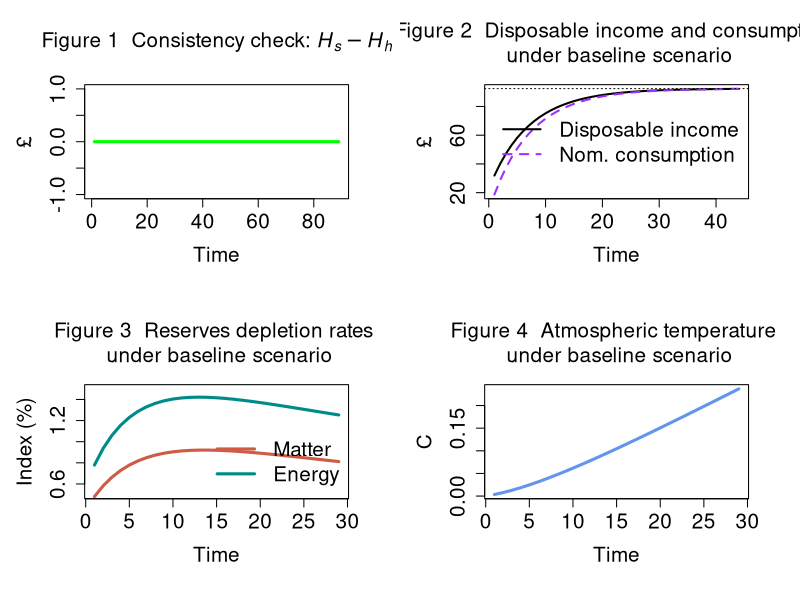

Generate this figure with R:
# IO-SFC MODEL (BASED ON MODEL PC) + ECOSYSTEM

# Created by Marco Veronese Passarella

# Version: 7 June 2024; revised: 7 August 2025

### PREPARE THE ENVIRONMENT ################################################################################

#Clear Environment
rm(list=ls(all=TRUE))

#Clear Plots
if(!is.null(dev.list())) dev.off()

#Clear Console
cat("\014")

#Set directory/folder
#setwd("C:/Users/...")

#set number of periods
nPeriods = 90

#Set number of scenarios
nScenarios = 1 

#Set number of industries ***
nIndustries = 2

### SET THE COEFFICIENTS (EXOGENOUS VARIABLES AND PARAMETERS) ################################################################################

alpha10 = 0.8 #Autonomous component of propensity to consume out of income
alpha11 = 8 #Interest rate elasticity of propensity to consume out of income (minus sign)
alpha2=0.4 #Propensity to consume out of wealth
w = 0.4 #Uniform wage rate
mu = 0.875 #Uniform mark-up
pr1 = 1 #Labour productivity in industry 1
pr2 = 1 #Labour productivity in industry 2
lambda0 = 0.635 #Autonomous share of bills
lambda1 = 5 #Elasticity of bills demand to interest rate
lambda2 = 0.01 #Elasticity of bills demand to yd/v
theta=0.2 #Tax rate on income
r_bar=matrix(data=0.025,nrow=nScenarios,ncol=nPeriods) #Interest rate as policy instrument
beta1_c_bar=0.50 #Household consumption share of product 1
beta2_c_bar=0.50 #Household consumption share of product 2
beta1_g_bar=0.48 #Government consumption share of product 1
beta2_g_bar=0.52 #Government consumption share of product 2
a11 = 0.11 #Quantity of product 1 necessary to produce one unit of product 1
a12 = 0.12 #Quantity of product 1 necessary to produce one unit of product 2
a21 = 0.21 #Quantity of product 2 necessary to produce one unit of product 1
a22 = 0.22 #Quantity of product 2 necessary to produce one unit of product 2

#Tip: try 0.12, 0.12, 0.20, 0.20 for unit prices

### CREATE VARIABLES AND ATTRIBUTE INITIAL VALUES ################################################################################

#Use 'array' function to create 3-dimension variables
x=array(data=0,dim=c(nScenarios,nPeriods,nIndustries)) #Gross output by industry (real)
d=array(data=0,dim=c(nScenarios,nPeriods,nIndustries)) #Demand by industry (real)
beta_c=array(data=0,dim=c(nScenarios,nPeriods,nIndustries)) #Real consumption composition
beta_g=array(data=0,dim=c(nScenarios,nPeriods,nIndustries)) #Real government expenditure composition
p=array(data=1,dim=c(nScenarios,nPeriods,nIndustries)) #Unit prices

#Create matrix of coefficients
A=matrix(data=0,nrow=nIndustries,ncol=nIndustries) #2D matrix of technical coefficients
I = diag(x=1, nrow=nIndustries, ncol=nIndustries) #2D diagonal matrix
A4=array(data=0,dim=c(nScenarios,nPeriods,nIndustries,nIndustries)) #4D matrix of technical coefficients

#Other 2-dimension variables
alpha1=matrix(data=alpha10-alpha11*r_bar,nrow=nScenarios,ncol=nPeriods) #Propensity to consume out of income
b_cb=matrix(data=0,nrow=nScenarios,ncol=nPeriods) #Government bills held by Central Bank
b_h=matrix(data=0,nrow=nScenarios,ncol=nPeriods) #Government bills held by households
b_s=matrix(data=0,nrow=nScenarios,ncol=nPeriods) #Government bills supplied by government
h_h=matrix(data=0,nrow=nScenarios,ncol=nPeriods) #Cash money held by households
h_s=matrix(data=0,nrow=nScenarios,ncol=nPeriods) #Cash money supplied by central bank
r=matrix(data=r_bar,nrow=nScenarios,ncol=nPeriods) #Interest rate on government bills
t=matrix(data=0,nrow=nScenarios,ncol=nPeriods) #Taxes
v=matrix(data=0,nrow=nScenarios,ncol=nPeriods) #Households wealth
yd=matrix(data=0,nrow=nScenarios,ncol=nPeriods) #Disposable income of households
cons=matrix(data=0,nrow=nScenarios,ncol=nPeriods) #Consumption (real)
g=matrix(data=20,nrow=nScenarios,ncol=nPeriods) #Government expenditure (real)
y=matrix(data=0,nrow=nScenarios,ncol=nPeriods) #Value of net output (GDP)
p_c=matrix(data=1,nrow=nScenarios,ncol=nPeriods) #Average price for the consumers
p_g=matrix(data=1,nrow=nScenarios,ncol=nPeriods) #Average price for the government
infl=matrix(data=1,nrow=nScenarios,ncol=nPeriods) #Inflation tax (see Godley and Lavoie, 9.2.4 and 9.3.1)

### Ecosystem variables and coefficients ################################################################################

#Variables
x_mat = matrix(data=0,nrow=nScenarios,ncol=nPeriods) #Production of material goods 
mat = matrix(data=0,nrow=nScenarios,ncol=nPeriods) #Extracted matter  
rec = matrix(data=0,nrow=nScenarios,ncol=nPeriods) #Recycled socio-economic stock  
dis = matrix(data=0,nrow=nScenarios,ncol=nPeriods) #Discarded socioeconomic stock            
kh = matrix(data=0,nrow=nScenarios,ncol=nPeriods) #Socio-economic stock       
en = matrix(data=0,nrow=nScenarios,ncol=nPeriods) #Total energy required for production
ren = matrix(data=0,nrow=nScenarios,ncol=nPeriods) #Renewable energy
nen = matrix(data=0,nrow=nScenarios,ncol=nPeriods) #Non-renewable energy                         
co2_cum = matrix(data=0,nrow=nScenarios,ncol=nPeriods) #Cumulative emissions
wa = matrix(data=0,nrow=nScenarios,ncol=nPeriods) #Waste by industry
temp = matrix(data=0,nrow=nScenarios,ncol=nPeriods) #Atmospheric temperature 
k_m=matrix(data=6000,nrow=nScenarios,ncol=nPeriods) #Matter reserves
conv_m=matrix(data=0,nrow=nScenarios,ncol=nPeriods) #Conversion of matter resources into reserves
res_m=matrix(data=388889,nrow=nScenarios,ncol=nPeriods) #Matter resources
k_e=matrix(data=37000,nrow=nScenarios,ncol=nPeriods) #Energy reserves
conv_e=matrix(data=0,nrow=nScenarios,ncol=nPeriods) #Conversion of energy resources into reserves
res_e=matrix(data=542000,nrow=nScenarios,ncol=nPeriods) #Energy resources
dc = array(data=0,dim=c(nScenarios,nPeriods,nIndustries)) #Stock of durable goods by industry/product
emis = matrix(data=0,nrow=nScenarios,ncol=nPeriods) #Annual emissions by industry
cen=matrix(data=0,nrow=nScenarios,ncol=nPeriods) #Carbon mass of energy
o2= matrix(data=emis-cen,nrow=nScenarios,ncol=nPeriods) #Mass of oxygen 

#Coefficients
rho_dis = 0.2 #Recycling rate
beta_e = 0.07 #C=2 intensity of non-renewable energy sources
tcre=0.0001 #Transient climate response to cumulative carbon emissions
fnc=0.5 #Non-CO2 fraction of total anthropocentric forcing
sigma_m=0.0005 #Conversion rate of matter resources into reserves
car=3.67 #Coefficient converting Gt of carbon into Gt of CO2
sigma_e=0.003 #Conversion rate of energy resources into reserves
mu_mat = matrix(data=c(0.4,0.6),nrow=nIndustries,ncol=1) #Material intensity coefficients by industry
zeta_dc = matrix(data=c(0.015,0.025),nrow=nIndustries,ncol=1) #Percentages of discarded socio-economic stock by industry
eps_en = matrix(data=c(4,6),nrow=nIndustries,ncol=1) #Energy intensity coefficients by industry                                          
eta_en = matrix(data=c(0.13,0.15),nrow=nIndustries,ncol=1) #Shares of renewable energy in total energy by industry       
alpha12=matrix(data=4,nrow=nScenarios,ncol=nPeriods) #Temperature elasticity of propensity to consume out of income

### RUN THE MODEL ################################################################################

#DEFINE THE LOOPS

#Choose scenario
for (j in 1:nScenarios){
  
  #Define time loop
  for (i in 2:nPeriods){
    
    #Define iterations
    for (iterations in 1:100){
      
      
      #DEFINE THE SYSTEM OF EQUATIONS        

      
      ## A) Define the matrix of technical coefficients ####
      
      #4D matrix of technical coefficients
      A4[j,i,,] = matrix(c(a11,a12,
                           a21,a22), nrow=2, byrow=TRUE)                   
      
      #2D matrix of technical coefficients
      A = A4[j,i,,]          
      
      
      ## B) Define consumption shares ####
      
      #Household real consumption share of product 1 - eq. 12.1
      beta_c[j,i,1]=beta1_c_bar
      
      #Household real consumption share of product 2 - eq. 12.2
      beta_c[j,i,2]=beta2_c_bar
      
      #Government real consumption share of product 1 - eq. 13.1
      beta_g[j,i,1]=beta1_g_bar
      
      #Government real consumption share of product 2 - eq. 13.2
      beta_g[j,i,2]=beta2_g_bar
      
      
      ## C) Define input-output structure ####
      
      #Real final demand vector by industry - eq. 14
      d[j,i,] = beta_c[j,i,]*cons[j,i] + beta_g[j,i,]*g[j,i]
      
      #Real gross output by industry  - eq. 15
      x[j,i,] = solve(I-A) %*% d[j,i,]
      
      #Value of net output (GDP)  - eq. 1.A
      y[j,i] = t(p[j,i,]) %*% d[j,i,]

      
      ## D) Set prices ####
      
      #Set unit price of output of industry 1 - eq. 16.1
      p[j,i,1] = (w/pr1) + (p[j,i,1]*A[1] + p[j,i,2]*A[2])*(1 + mu) 
      
      #Set unit price of output of industry 2 - eq. 16.2  
      p[j,i,2] = (w/pr2) + (p[j,i,1]*A[3] + p[j,i,2]*A[4])*(1 + mu) 
      
      #Average price for the consumers - eq. 17
      p_c[j,i] = t(p[j,i,]) %*% beta_c[j,i,]
      
      #Average price for the government - eq. 18
      p_g[j,i] = t(p[j,i,]) %*% beta_g[j,i,]
      
      
      ## E) Households' behaviour ####
      
      #Disposable income - eq. 2
      yd[j,i] = y[j,i] - t[j,i] + r[j,i-1]*b_h[j,i-1]
      
      #Wealth accumulation - eq. 4 
      v[j,i] = v[j,i-1] + (yd[j,i] - p_c[j,i]*cons[j,i])
      
      #Real consumption function with no monetary illusion - eq. 5.A.1 
      cons[j,i] = alpha1[j,i]*((yd[j,i]/p_c[j,i])-infl[j,i]) + alpha2*v[j,i-1]/p_c[j,i]
      
      #Inflation tax for households - eq. 5.A.1
      infl[j,i] = ((p_c[j,i]-p_c[j,i-1])/p_c[j,i-1])*(v[j,i-1]/p_c[j,i])
      
      #Endogenous propensity to consume out of income  - eq. 19
      #alpha1[j,i] = alpha10 - alpha11*r[j,i]
      
      
      ## F) Portfolio equations ####
      
      #Demand for cash money - eq. 6
      h_h[j,i] = v[j,i] - b_h[j,i]
      
      #Demand for government bills - eq. 7
      b_h[j,i] = v[j,i]*(lambda0 + lambda1*r[j,i] - lambda2*(yd[j,i]/v[j,i]))
      
      
      ## G) Government ####
      
      #Tax payments - eq. 3 
      t[j,i] = theta*(y[j,i] + r[j,i-1]*b_h[j,i-1])
      
      #Supply of government bills - eq. 8
      b_s[j,i] = b_s[j,i-1] + ( p_g[j,i]*g[j,i] + r[j,i-1]*b_s[j,i-1]) - (t[j,i] + r[j,i-1]*b_cb[j,i-1])
      
      
      ## H) Central bank ####
      
      #Supply of cash - eq. 9
      h_s[j,i] = h_s[j,i-1] + b_cb[j,i] - b_cb[j,i-1]
      
      #Government bills held by the central bank - eq. 10
      b_cb[j,i] = b_s[j,i] - b_h[j,i]
      
      #Interest rate as policy instrument - eq. 11
      r[j,i] = r_bar[j,i]
      
      
      ## I) Ecosystem ####
      
      #Extraction of matter and waste
      
      #Production of material goods 
      x_mat[j,i] = t(mu_mat[,]) %*% x[j,i,]
      
      #Extraction of matter                                       
      mat[j,i] = x_mat[j,i] - rec[j,i]                                             
      
      #Recycled matter (of socioeconomic stock + industrial waste)
      rec[j,i] = rho_dis*dis[j,i]         
      
      #Discarded socioeconomic stock            
      dis[j,i] = t(mu_mat[,]) %*% (zeta_dc[,] * dc[j,i-1,])
      
      #Stock of durable consumption goods                 
      dc[j,i,] = dc[j,i-1,] + beta_c[j,i,]*cons[j,i] - zeta_dc[,] * dc[j,i-1,]    
      
      #Socioeconomic stock
      kh[j,i] = kh[j,i-1] + x_mat[j,i] - dis[j,i]       
      
      #Wasted socio-economic stock
      wa[j,i] = mat[j,i] - (kh[j,i]-kh[j,i-1])                                                                     
      
      
      #Use of energy, emissions and temperature
      
      #Energy required for production
      en[j,i] = t(eps_en[,]) %*% x[j,i,]                                          
      
      #Renewable energy at the end of the period
      ren[j,i] = t(eps_en[,]) %*% (eta_en[,]*x[j,i,])                         
      
      #Non-renewable energy
      nen[j,i] = en[j,i] - ren[j,i]                                                
      
      #C02 emissions
      emis[j,i] = beta_e*nen[j,i]   
      
      #Cumulative emissions
      co2_cum[j,i] = co2_cum[j,i-1] + emis[j,i]
      
      #Atmospheric temperature 
      temp[j,i] = (1/(1-fnc))*tcre*(co2_cum[j,i])
      
      
      #Resources and reserves  
      
      #Stock of material reserves
      k_m[j,i] = k_m[j,i-1] + conv_m[j,i] - mat[j,i]                      
      
      #Material resources converted to reserves 
      conv_m[j,i] = sigma_m*res_m[j,i]                                    
      
      #Stock of material resources
      res_m[j,i] = res_m[j,i-1] - conv_m[j,i]                            
      
      #Carbon mass of non-renewable energy 
      cen[j,i] = emis[j,i]/car                                            
      
      #Mass of oxygen 
      o2[j,i] = emis[j,i] - cen[j,i]                                      
      
      #Stock of energy reserves
      k_e[j,i] = k_e[j,i-1] + conv_e[j,i] - nen[j,i]                       
      
      #Energy resources converted to reserves 
      conv_e[j,i] = sigma_e*res_e[j,i]                                    
      
      #Stock of energy resources
      res_e[j,i] = res_e[j,i-1] - conv_e[j,i]                             
      
      
      #Climate related damages / changes
      
      #Endogenous propensity to consume out of income
      alpha1[j,i] = alpha10 - alpha11*r[j,i] - alpha12[j,i] * (temp[j,i] - temp[j,i-1])   
      
      #Tip 1: try also beta_c[j,i,1] = beta0 + beta1 * temp[j,i-1]
      
      #Tip 2: we can connect waste accumulation with other variables...
      
    }
    
  }
}

### CONSISTENCY CHECK (REDUNDANT EQUATION) AND PLOTS ################################################################################

#Define layout
layout(matrix(c(1,2,3,4), 2, 2, byrow = TRUE))
par(mar = c(5.1+1, 4.1+1, 4.1+1, 2.1+1))

#Figure 1: redundant equation
plot(h_s[1,2:nPeriods]-h_h[1,2:nPeriods], type="l", col="green",lwd=3,lty=1,font.main=1,cex.main=1.5,
     main=expression("Figure 1  Consistency check: " * italic(H[phantom("")]["s"]) - italic(H[phantom("")]["h"])),
     cex.axis=1.5,cex.lab=1.5,ylab = '\u00A3',
     xlab = 'Time',ylim = range(-1,1))

#Figure 2: disposable income and consumption
plot(yd[1,2:45],type="l", col=1, lwd=2, lty=1, font.main=1,cex.main=1.5,
     main="Figure 2  Disposable income and consumption \n under baseline scenario",
     ylab = '\u00A3',xlab = 'Time',ylim = range(min(cons[1,2:45]*p_c[1,2:45]),max(yd[1,2:45])),
     cex.axis=1.5,cex.lab=1.5)
lines(cons[1,2:45]*p_c[1,2:45],type="l",lwd=2,lty=2,col="purple1")
legend("right",c("Disposable income","Nom. consumption"),  bty = "n",
       cex=1.5, lty=c(1,2), lwd=c(2,2), col = c(1,"purple1"), box.lty=0)
abline(h=yd[1,nPeriods],col=1,lty=3)

#Figure 3: reserves depletion rates 
plot(100*(mat[1,2:30]/k_m[1,1:29]),type="l",
     col="coral3", lwd=3, lty=1, font.main=1,cex.main=1.5,
     main="Figure 3  Reserves depletion rates \n under baseline scenario",
     ylab = 'Index (%)',xlab = 'Time',cex.axis=1.5,cex.lab=1.5,ylim=range(0.5,1.5))
lines(100*(en[1,2:30]/k_e[1,1:29]),col="cyan4", lwd=3, lty=1)
legend("bottomright",c("Matter","Energy"),  bty = "n",
       cex=1.5, lty=c(1,1), lwd=c(3,3), col = c("coral3","cyan4"), box.lty=0)

#Figure 4: atmospheric temperature
plot(temp[1,2:30],type="l",
     col="cornflowerblue", lwd=3, lty=1, font.main=1,cex.main=1.5,
     main="Figure 4  Atmospheric temperature \n under baseline scenario",
     ylab = 'C',xlab = 'Time',cex.axis=1.5,cex.lab=1.5)
